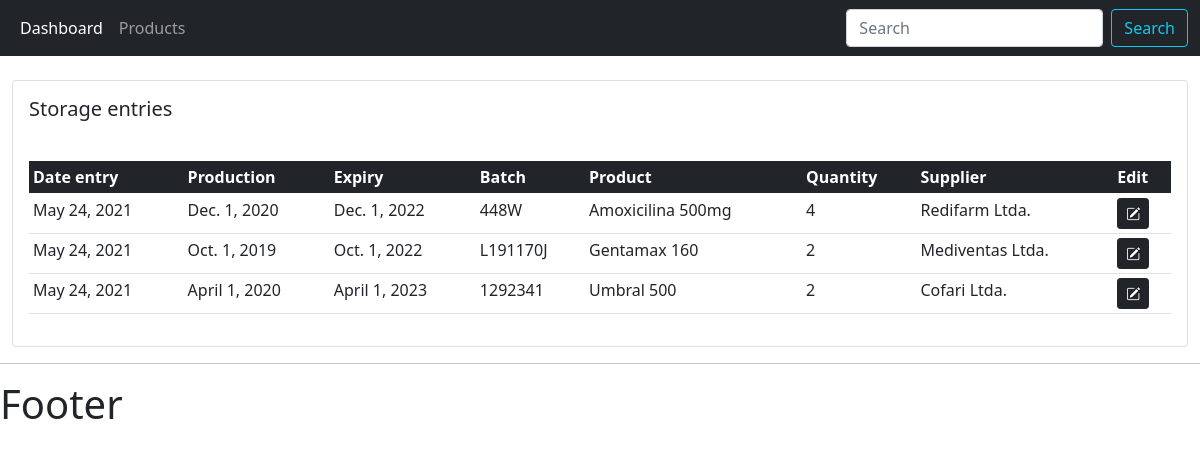
Screenshot of /productinput/ with the database file from the repository.
### inventory/models.py (models this page shows, shortened)
class ProductInput(models.Model):
    date_created = models.DateField(auto_now=True)
    batch = models.CharField(max_length=30, null=False, default="")
    date_production = models.DateField(default=date.today)
    date_expiry = models.DateField(default=date.today)
    quantity = models.IntegerField(default=0)
    product = models.ForeignKey(Product, null=True, on_delete=models.SET_NULL)
    supplier = models.ForeignKey(Supplier, null=True, on_delete=models.SET_NULL)

class Product(models.Model):
    name = models.CharField(max_length=200, null=False)
    description = models.CharField(max_length=600, null=True)
    barcode = models.CharField(max_length=30, null=False)
    regsan = models.CharField(max_length=30, null=False, default="")
    quantity = models.IntegerField(default=0)
    data_created = models.DateField(auto_now=True)
    dosage_form = models.ForeignKey(DosageForm, null=True, on_delete=models.SET_NULL)
    laboratory = models.ForeignKey(Laboratory, null=True, on_delete=models.SET_NULL)
    def __str__(self):
        return self.name

class Supplier(models.Model):
    name = models.CharField(max_length=200, null=False)
    address = models.CharField(max_length=200, null=True)
    email = models.CharField(max_length=200, null=True)
    phone = models.CharField(max_length=200, null=True)
    movil = models.CharField(max_length=200, null=True)
    ruc = models.CharField(max_length=200, null=True)
    data_created = models.DateField(auto_now=True)
    def __str__(self):
        return self.name

### inventory/views.py (the view)
# urls.py: path('productinput/', views.productInput, name='product_input'),
def productInput(request):
    pinputs = ProductInput.objects.all()
    context = {'pinputs': pinputs}
    return render(request, 'inventory/product_inputs.html', context)

### inventory/templates/inventory/product_inputs.html
{% extends 'inventory/main.html'%}
{% block content %}
<div class="row">
    <div class="col col-mnd">
        <div class="card">
            <div class="card-body">
                <h5>Storage entries</h5>
            </div>
            <div class="card-body">
                <table class="table table-sm">
                    <thead class="table-dark">
                        <tr>
                            <th scope="col">Date entry</th>
                            <th scope="col">Production</th>
                            <th scope="col">Expiry</th>
                            <th scope="col">Batch</th>
                            <th scope="col">Product</th>
                            <th scope="col">Quantity</th>
                            <th scope="col">Supplier</th>
                            <th scope="col">Edit</th>
                        </tr>
                    </thead>
                    <tbody>
                        {% for i in pinputs %}
                            <tr>
                                <td>{{i.date_created}}</td>
                                <td>{{i.date_production}}</td>
                                <td>{{i.date_expiry}}</td>
                                <td>{{i.batch}}</td>
                                <td>{{i.product}}</td>
                                <td>{{i.quantity}}</td>
                                <td>{{i.supplier}}</td>
                                <td><a href="#" class="btn btn-sm btn-dark"><i class="bi bi-pencil-square"></i></a></td>
                            </tr>
					    {% endfor %}
                    </tbody>
                </table>
            </div>
        </div>
    </div>
</div>
{% endblock content %}

### rows the page displays
ProductInput: date_created "May 24, 2021", date_production "Dec. 1, 2020", date_expiry "Dec. 1, 2022", batch "448W", product "Amoxicilina 500mg", quantity "4", supplier "Redifarm Ltda."
ProductInput: date_created "May 24, 2021", date_production "Oct. 1, 2019", date_expiry "Oct. 1, 2022", batch "L191170J", product "Gentamax 160", quantity "2", supplier "Mediventas Ltda."
ProductInput: date_created "May 24, 2021", date_production "April 1, 2020", date_expiry "April 1, 2023", batch "1292341", product "Umbral 500", quantity "2", supplier "Cofari Ltda."
